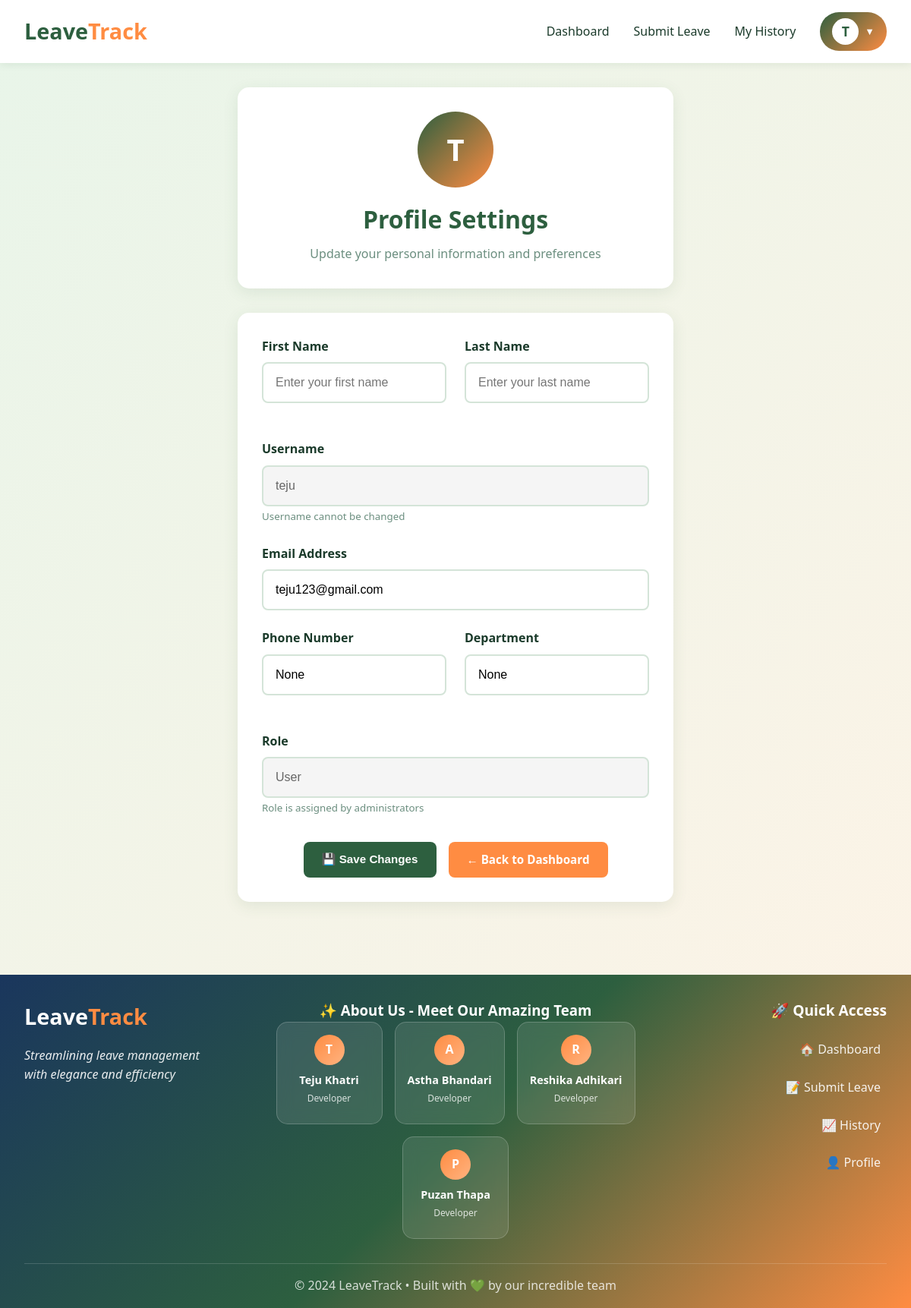
The app's page /profile/ (signed in), older data.
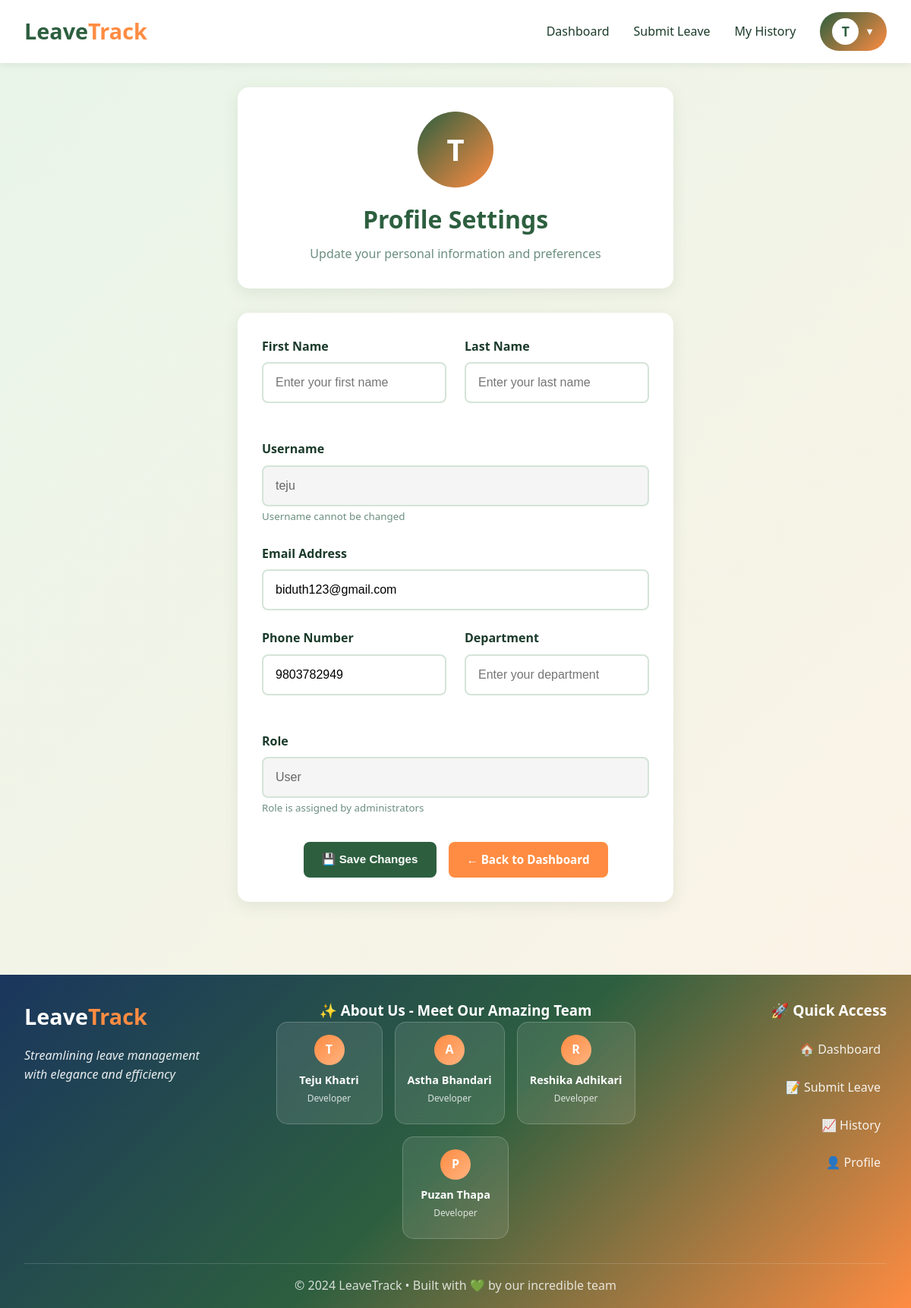
The same page, newer data.
### tracking/models.py (models this page shows, shortened)
class CustomUser(AbstractUser):
    ROLE_CHOICES = (
        ('admin', 'Admin'),
        ('user', 'User'),
    )
    role = models.CharField(max_length=10, choices=ROLE_CHOICES, default='user')
    phone = models.CharField(max_length=15, blank=True, null=True)
    department = models.CharField(max_length=100, blank=True, null=True)

### tracking/views.py (the view, shortened to what this page needs)
# urls.py: path('profile/', views.profile_view, name='profile'),
@login_required
def profile_view(request):
    return render(request, 'profile.html')

### tracking/templates/profile.html (shortened to what this page needs)
{% extends 'base.html' %}
{% block content %}
<div class="container">
    <div class="profile-container">
        <div class="profile-header">
            <div class="profile-avatar-large">{{ user.username|first|upper }}</div>
            <h1>Profile Settings</h1>
            <p>Update your personal information and preferences</p>
        </div>
        <div class="profile-form">
            <form method="POST">
                <div class="form-row">
                    <div class="form-group">
                        <label for="first_name">First Name</label>
                        <input type="text" id="first_name" name="first_name" class="form-input"
                               value="{{ user.first_name }}" placeholder="Enter your first name">
                    </div>
                    <div class="form-group">
                        <label for="last_name">Last Name</label>
                        <input type="text" id="last_name" name="last_name" class="form-input"
                               value="{{ user.last_name }}" placeholder="Enter your last name">
                    </div>
                </div>
                <div class="form-group">
                    <label for="username">Username</label>
                    <input type="text" id="username" class="form-input"
                           value="{{ user.username }}" disabled
                           style="background: #f5f5f5; color: #666;">
                    <small style="color: var(--text-light);">Username cannot be changed</small>
                </div>
                <div class="form-group">
                    <label for="email">Email Address</label>
                    <input type="email" id="email" name="email" class="form-input"
                           value="{{ user.email }}" placeholder="Enter your email address">
                </div>
                <div class="form-row">
                    <div class="form-group">
                        <label for="phone">Phone Number</label>
                        <input type="tel" id="phone" name="phone" class="form-input"
                               value="{{ user.phone }}" placeholder="Enter your phone number">
                    </div>
                    <div class="form-group">
                        <label for="department">Department</label>
                        <input type="text" id="department" name="department" class="form-input"
                               value="{{ user.department }}" placeholder="Enter your department">
                    </div>
                </div>
                <div class="form-group">
                    <label for="role">Role</label>
                    <input type="text" id="role" class="form-input"
                           value="{{ user.get_role_display }}" disabled
                           style="background: #f5f5f5; color: #666;">
                    <small style="color: var(--text-light);">Role is assigned by administrators</small>
                </div>
                <div class="form-actions">
                    <button type="submit" class="btn btn-primary">💾 Save Changes</button>
                    <a href="{% if user.role == 'admin' %}{% url 'admin_dashboard' %}{% else %}{% url 'user_dashboard' %}{% endif %}"
                       class="btn btn-secondary">← Back to Dashboard</a>
                </div>
            </form>
        </div>
    </div>
</div>
{% endblock %}

### tracking/templates/base.html (shortened to what the changed rows need)
<!DOCTYPE html>
<html lang="en">
<head>
</head>
<body>
    <nav class="navbar">
        <div class="nav-container">
            <ul class="nav-links">
                {% if user.is_authenticated %}
                    {% if user.role == 'admin' %}
                        <li><a href="{% url 'admin_dashboard' %}">Dashboard</a></li>
                        <li><a href="{% url 'leave_history' %}">All Requests</a></li>
                    {% else %}
                        <li><a href="{% url 'user_dashboard' %}">Dashboard</a></li>
                        <li><a href="{% url 'submit_leave' %}">Submit Leave</a></li>
                        <li><a href="{% url 'leave_history' %}">My History</a></li>
                    {% endif %}
                    <li class="profile-dropdown">
                        <div class="profile-icon" onclick="toggleDropdown()">
                            <span class="profile-avatar">{{ user.username|first|upper }}</span>
                            <span class="dropdown-arrow">▼</span>
                        </div>
                    </li>
                {% else %}
                    <li><a href="{% url 'home' %}">Home</a></li>
                    <li><a href="{% url 'login' %}" class="btn btn-primary">Login</a></li>
                    <li><a href="{% url 'signup' %}" class="btn btn-secondary">Sign Up</a></li>
                {% endif %}
            </ul>
        </div>
    </nav>
    {% block content %}{% endblock %}
</body>
</html>

Row changes from the older to the newer data that the page shows:
changed CustomUser "teju": email "teju123@gmail.com" → "biduth123@gmail.com"; phone "None" → "9803782949"; department "None" → (not shown)
